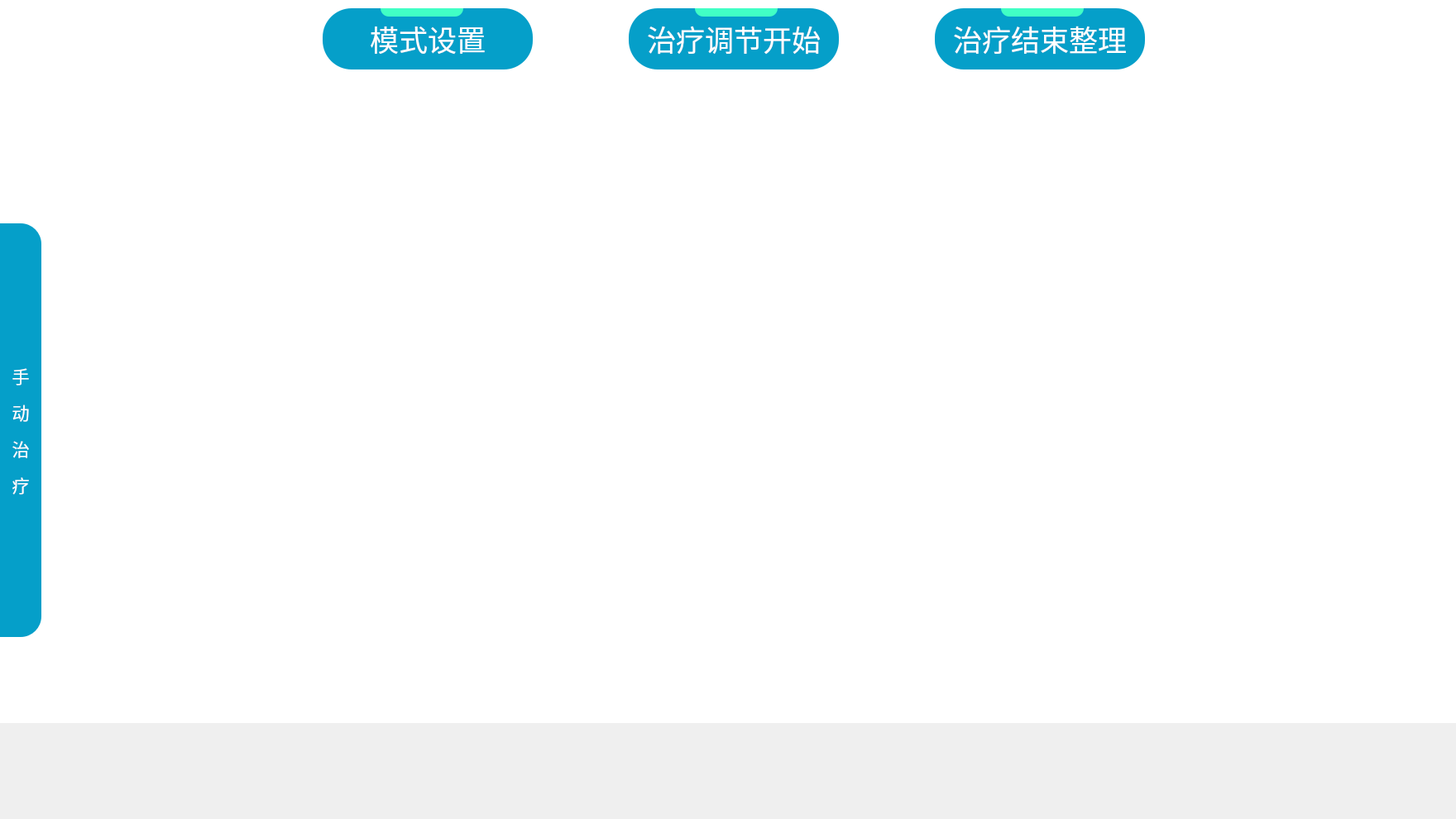
<?xml version="1.0" encoding="UTF-8"?>
<ui version="4.0">
 <class>IntensiveTreatClass</class>
 <widget class="QWidget" name="IntensiveTreatClass">
  <property name="geometry">
   <rect>
    <x>0</x>
    <y>0</y>
    <width>1760</width>
    <height>990</height>
   </rect>
  </property>
  <property name="windowTitle">
   <string>IntensiveTreat</string>
  </property>
  <widget class="QStackedWidget" name="stackedWidget_IntensiveTreat_Pages">
   <property name="geometry">
    <rect>
     <x>0</x>
     <y>0</y>
     <width>1920</width>
     <height>874</height>
    </rect>
   </property>
   <widget class="QWidget" name="page">
    <widget class="QLabel" name="label_AdjStartFlag">
     <property name="geometry">
      <rect>
       <x>840</x>
       <y>10</y>
       <width>100</width>
       <height>10</height>
      </rect>
     </property>
     <property name="styleSheet">
      <string notr="true">background-color:#41FFC5;
border-bottom-left-radius:10px;
border-bottom-right-radius:10px;</string>
     </property>
     <property name="text">
      <string/>
     </property>
    </widget>
    <widget class="QPushButton" name="pushButton_Start">
     <property name="geometry">
      <rect>
       <x>1130</x>
       <y>10</y>
       <width>254</width>
       <height>74</height>
      </rect>
     </property>
     <property name="font">
      <font>
       <family>阿里巴巴普惠体</family>
       <pointsize>26</pointsize>
       <weight>50</weight>
       <bold>false</bold>
      </font>
     </property>
     <property name="styleSheet">
      <string notr="true">background-color:#059FC9;
border-top-left-radius:35px;
border-top-right-radius:35px;
border-bottom-left-radius:35px;
border-bottom-right-radius:35px;
color:white;</string>
     </property>
     <property name="text">
      <string>治疗结束整理</string>
     </property>
    </widget>
    <widget class="QLabel" name="label_Left">
     <property name="geometry">
      <rect>
       <x>0</x>
       <y>270</y>
       <width>50</width>
       <height>500</height>
      </rect>
     </property>
     <property name="font">
      <font>
       <family>阿里巴巴普惠体</family>
       <pointsize>16</pointsize>
       <weight>50</weight>
       <bold>false</bold>
      </font>
     </property>
     <property name="styleSheet">
      <string notr="true">background-color:#059FC9;
border-top-right-radius:25px;
border-bottom-right-radius:25px;
color:white;</string>
     </property>
     <property name="text">
      <string>&lt;html&gt;&lt;head/&gt;&lt;body&gt;&lt;p&gt;&lt;br/&gt;&lt;/p&gt;&lt;p&gt;手&lt;/p&gt;&lt;p&gt;动&lt;/p&gt;&lt;p&gt;治&lt;/p&gt;&lt;p&gt;疗&lt;/p&gt;&lt;p&gt;&lt;br/&gt;&lt;/p&gt;&lt;/body&gt;&lt;/html&gt;</string>
     </property>
     <property name="alignment">
      <set>Qt::AlignCenter</set>
     </property>
     <property name="wordWrap">
      <bool>true</bool>
     </property>
    </widget>
    <widget class="QPushButton" name="pushButton_Prepare">
     <property name="geometry">
      <rect>
       <x>390</x>
       <y>10</y>
       <width>254</width>
       <height>74</height>
      </rect>
     </property>
     <property name="font">
      <font>
       <family>阿里巴巴普惠体</family>
       <pointsize>26</pointsize>
       <weight>50</weight>
       <bold>false</bold>
      </font>
     </property>
     <property name="styleSheet">
      <string notr="true">background-color:#059FC9;
border-top-left-radius:35px;
border-top-right-radius:35px;
border-bottom-left-radius:35px;
border-bottom-right-radius:35px;
color:white;</string>
     </property>
     <property name="text">
      <string>模式设置</string>
     </property>
    </widget>
    <widget class="QLabel" name="label_FinishFlag">
     <property name="geometry">
      <rect>
       <x>1210</x>
       <y>10</y>
       <width>100</width>
       <height>10</height>
      </rect>
     </property>
     <property name="styleSheet">
      <string notr="true">background-color:#41FFC5;
border-bottom-left-radius:10px;
border-bottom-right-radius:10px;</string>
     </property>
     <property name="text">
      <string/>
     </property>
    </widget>
    <widget class="QStackedWidget" name="stackedWidget_ManualTreat_Pages">
     <property name="geometry">
      <rect>
       <x>100</x>
       <y>90</y>
       <width>1820</width>
       <height>780</height>
      </rect>
     </property>
     <widget class="QWidget" name="page_3"/>
     <widget class="QWidget" name="page_4"/>
    </widget>
    <widget class="QLabel" name="label_Background">
     <property name="geometry">
      <rect>
       <x>0</x>
       <y>0</y>
       <width>1920</width>
       <height>874</height>
      </rect>
     </property>
     <property name="styleSheet">
      <string notr="true">background-color:white;</string>
     </property>
     <property name="text">
      <string/>
     </property>
     <property name="alignment">
      <set>Qt::AlignLeading|Qt::AlignLeft|Qt::AlignTop</set>
     </property>
     <property name="wordWrap">
      <bool>true</bool>
     </property>
     <property name="margin">
      <number>-4</number>
     </property>
    </widget>
    <widget class="QLabel" name="label_ModelSetFlag">
     <property name="geometry">
      <rect>
       <x>460</x>
       <y>10</y>
       <width>100</width>
       <height>10</height>
      </rect>
     </property>
     <property name="styleSheet">
      <string notr="true">background-color:#41FFC5;
border-bottom-left-radius:10px;
border-bottom-right-radius:10px;</string>
     </property>
     <property name="text">
      <string/>
     </property>
    </widget>
    <widget class="QPushButton" name="pushButton_SelectSet">
     <property name="geometry">
      <rect>
       <x>760</x>
       <y>10</y>
       <width>254</width>
       <height>74</height>
      </rect>
     </property>
     <property name="font">
      <font>
       <family>阿里巴巴普惠体</family>
       <pointsize>26</pointsize>
       <weight>50</weight>
       <bold>false</bold>
      </font>
     </property>
     <property name="styleSheet">
      <string notr="true">background-color:#059FC9;
border-top-left-radius:35px;
border-top-right-radius:35px;
border-bottom-left-radius:35px;
border-bottom-right-radius:35px;
color:white;</string>
     </property>
     <property name="text">
      <string>治疗调节开始</string>
     </property>
    </widget>
    <zorder>label_Background</zorder>
    <zorder>label_Left</zorder>
    <zorder>pushButton_Prepare</zorder>
    <zorder>pushButton_SelectSet</zorder>
    <zorder>pushButton_Start</zorder>
    <zorder>stackedWidget_ManualTreat_Pages</zorder>
    <zorder>label_ModelSetFlag</zorder>
    <zorder>label_AdjStartFlag</zorder>
    <zorder>label_FinishFlag</zorder>
   </widget>
   <widget class="QWidget" name="page_2"/>
  </widget>
 </widget>
 <layoutdefault spacing="6" margin="11"/>
 <resources/>
 <connections/>
</ui>
